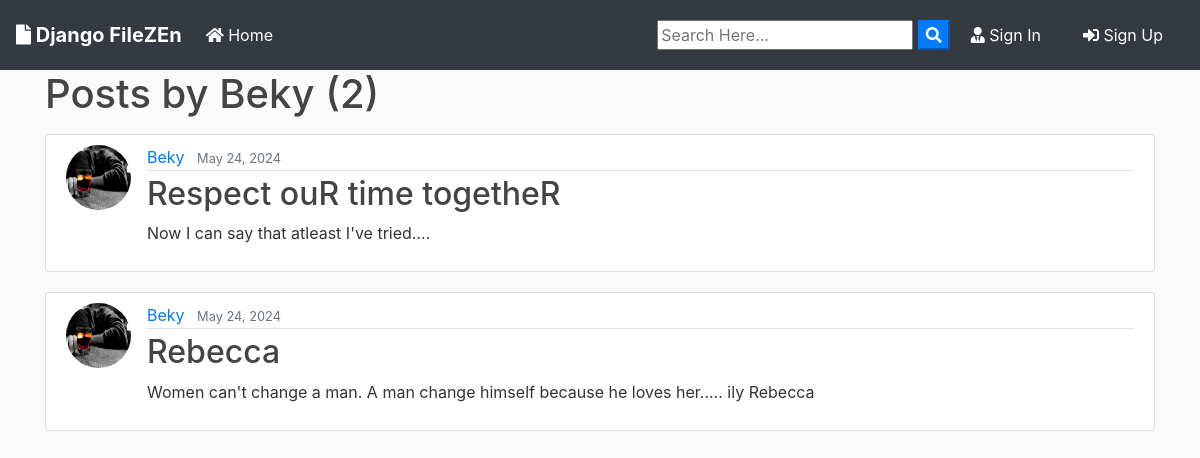
Page /user/Beky on the committed database.
### blog/models.py (models this page shows, shortened)
class Post(models.Model):
	title = models.CharField(max_length=100)
	file = models.FileField(null=True,blank=True,upload_to='Files')
	content = models.TextField()
	date_posted = models.DateTimeField(default=timezone.now)
	author = models.ForeignKey(User, on_delete=models.CASCADE)

### users/models.py (models this page shows, shortened)
class Profile(models.Model):
    user = models.OneToOneField(User, on_delete=models.CASCADE)
    image = models.ImageField(default='default.jpg', upload_to='profile_pics')

### blog/views.py (the view)
# urls.py: path('user/<str:username>', UserPostListView.as_view(), name='user-posts'),
class UserPostListView(ListView):
    model = Post
    template_name = 'blog/user_posts.html'  # <app>/<model>_<viewtype>.html
    context_object_name = 'posts'
    paginate_by = 2
    def get_queryset(self):
        user = get_object_or_404(User, username=self.kwargs.get('username'))
        return Post.objects.filter(author=user).order_by('-date_posted')

### blog/templates/blog/user_posts.html (shortened to what this page needs)
{% extends "blog/base.html" %}
{% block content %}
    <h1 class="mb-3">Posts by {{ view.kwargs.username }} ({{ page_obj.paginator.count }})</h1>
    {% for post in posts %}
        <article class="media content-section">
          <img class="rounded-circle article-img" src="{{ post.author.profile.image.url }}">
          <div class="media-body">
            <div class="article-metadata">
              <a class="mr-2" href="{% url 'user-posts' post.author.username %}">{{ post.author }}</a>
              <small class="text-muted">{{ post.date_posted|date:"F d, Y" }}</small>
            </div>
            <h2><a class="article-title" href="{% url 'post-detail' post.id %}">{{ post.title }}</a></h2>
            <p class="article-content">{{ post.content }}</p>
          </div>
        </article>
    {% endfor %}
{% endblock content %}

### blog/templates/blog/base.html (shortened to what this page needs)
{% load static %}
<!doctype html>
<html lang="en">
  <head>
    <link rel="stylesheet" href="https://stackpath.bootstrapcdn.com/bootstrap/4.3.1/css/bootstrap.min.css">
    <link rel="stylesheet" href="https://use.fontawesome.com/releases/v5.8.1/css/all.css" >
    <link rel="stylesheet" href="{% static 'blog/main.css' %}">
</head>
  <body>
        <nav class="navbar navbar-expand-lg navbar-dark bg-dark">
                <a class="navbar-brand font-weight-bold" href="{% url 'blog-home' %}"><i class="fas fa-file"></i> Django FileZEn</a>
                <div class="collapse navbar-collapse" id="navbarSupportedContent">
                  <ul class="navbar-nav mr-auto">
                    <li class="nav-item active">
                      <a class="nav-link" href="{% url 'blog-home' %}"><i class="fas fa-home"></i> Home <span class="sr-only">(current)</span></a>
                    </li>
                  </ul>
                  <form id="searchform" action="{% url 'search' %}" method="get">
                    <input type="text" name="q" type="text" value="{{ request.GET.q }}" placeholder="Search Here..." />
                    <button type="button" onclick="searchform.submit()" class=" text-white my-color btn-primary"><i class="fa fa-search"></i></button>
                </form>
                    {% if user.is_authenticated %}
                    <a href="{% url 'user-posts' user %}" class="btn text-white m-2"><i class="fas fa-user-shield"></i> My Post</a>
                    <a href="{% url 'post-create' %} " class="btn text-white m-2"><i class="fas fa-user-edit"></i> New Post</a>
                    <a href="{% url 'profile' %} " class="btn text-white m-2"><i class="fas fa-user"></i> {{ user.username }}</a>
                    <a href="{% url 'logout' %} " class="btn text-white m-2"><i class="fas fa-sign-out-alt"></i> Log Out</a>
                    {% else %}
                    <a href="{% url 'login' %} " class="btn text-white m-2"><i class="fas fa-user-tie"></i> Sign In</a>
                    <a href="{% url 'register' %} " class="btn text-white m-2"> <i class="fas fa-sign-in-alt"></i> Sign Up</a>
                    {% endif %}
                </div>
              </nav>
      <div class="container my-bg">
    {% block content %}
    {% endblock  %}
</div>
  </body>
</html>

### blog/static/blog/main.css (style rules this page uses)
body { background: #fafafa; color: #333333; margin-top: 0; }
h1, h2, h3, h4, h5, h6 { color: #444444; }
ul { margin: 0; }
.content-section { background: #ffffff; padding: 10px 20px; border: 1px solid #dddddd; border-radius: 3px; margin-bottom: 20px; }
.article-title { color: #444444; }
.article-content { white-space: pre-line; }
.article-img { height: 65px; width: 65px; margin-right: 16px; }
.article-metadata { padding-bottom: 1px; margin-bottom: 4px; border-bottom: 1px solid #e3e3e3 }

### rows in the picture
Post: author.profile.image (picture), author "Beky", date_posted "May 24, 2024", title "Respect ouR time togetheR", content "Now I can say that atleast I've tried...."
Post: author.profile.image (picture), author "Beky", date_posted "May 24, 2024", title "Rebecca", content "Women can't change a man. A man change himself because he loves her..... ily Rebecca"

### other values in the picture
{{ view.kwargs.username }} "Beky"
{{ page_obj.paginator.count }} "2"
